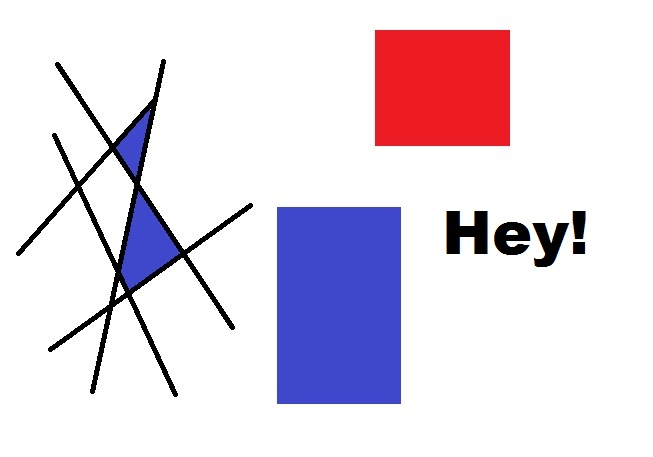
#> input picture opencv-corner-detection-sample.jpg, 653 x 457 px, given in place of the camera
$ python color_filter.py
#> lines starting #> are read from the running program, lines starting #| are printed output that depends on the picture; after the words box and inside, x2 and y2 are one past the last pixel; in counts of white or black regions, pixels touching at a corner belong together
import cv2
import numpy as np

cap = cv2.VideoCapture(0)
while True:
    _ , frame=cap.read()
#> frame is the input picture: shape (457, 653, 3); mean B, G, R 229.7, 216.9, 227
    hsv = cv2.cvtColor(frame,cv2.COLOR_BGR2HSV)
#> hsv: shape (457, 653, 3); mean H, S, V 26.7, 32.8, 240.3

    #hsv value sat value
    lower_red= np.array([120,100,0])
    upper_red = np.array([180,255,255])

    mask= cv2.inRange(hsv,lower_red,upper_red)
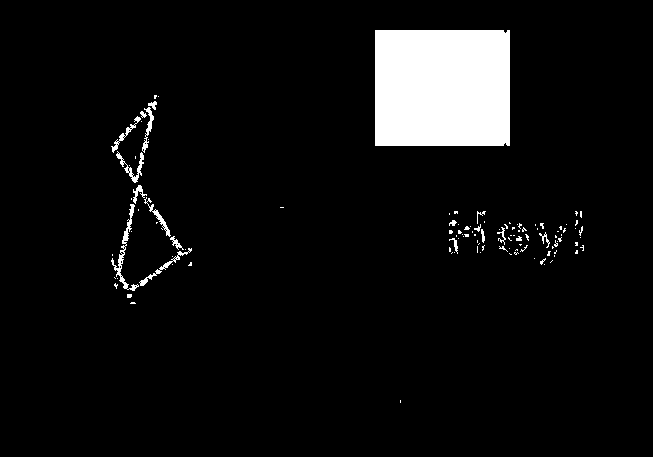
#> mask: shape (457, 653); 6% white; 113 white regions (94 under 20 px), largest, box (x1, y1, x2, y2) and area: (375, 30, 510, 146) 15647, (111, 204, 139, 291) 396, (116, 151, 144, 183) 222
    res = cv2.bitwise_and(frame,frame,mask=mask)
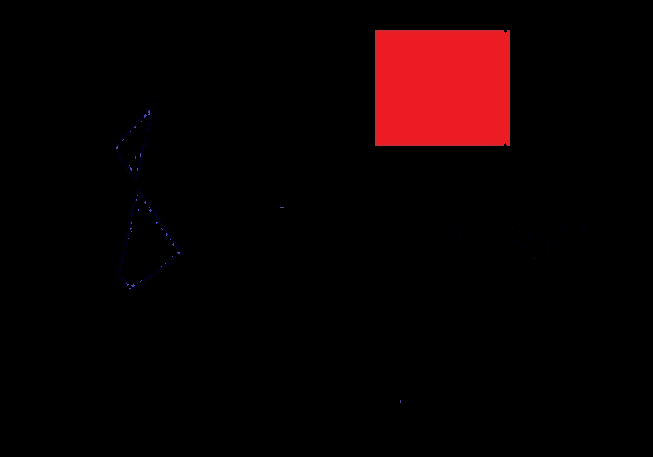
#> res: shape (457, 653, 3); mean B, G, R 2.1, 1.5, 12.3

    kernel = np.ones((5,5),np.uint8)
    erosion = cv2.erode(mask,kernel,iterations=1)
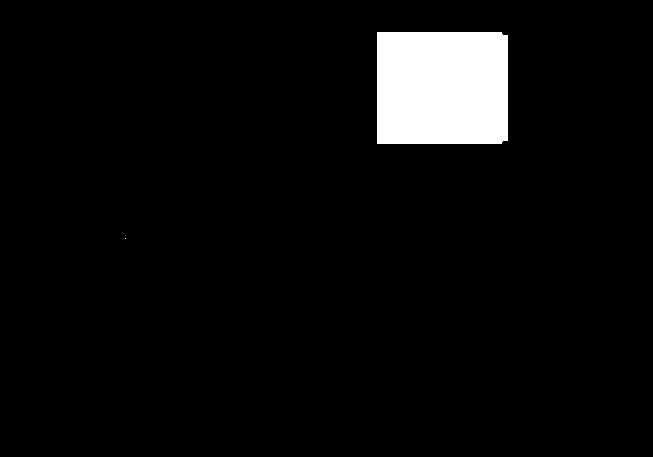
#> erosion: shape (457, 653); 4.9% white; 2 white regions (1 under 20 px), largest, box (x1, y1, x2, y2) and area: (377, 32, 508, 144) 14638

    dialation = cv2.dilate(mask,kernel,iterations=1)
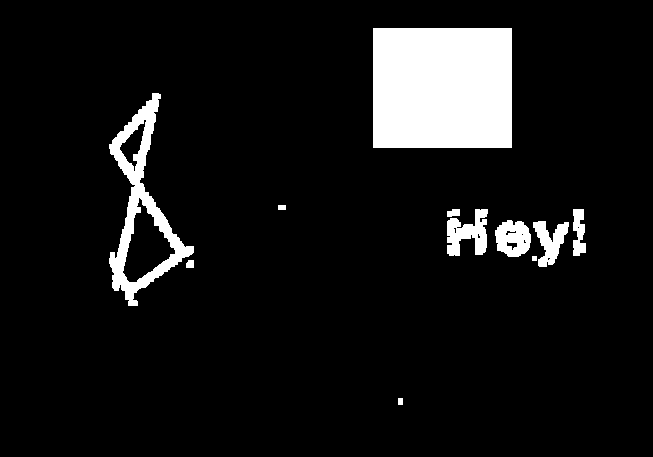
#> dialation: shape (457, 653); 8.4% white; 11 white regions, largest, box (x1, y1, x2, y2) and area: (373, 28, 512, 148) 16680, (109, 93, 194, 306) 4671, (447, 209, 488, 256) 1163

    opening = cv2.morphologyEx(mask,cv2.MORPH_OPEN,kernel)
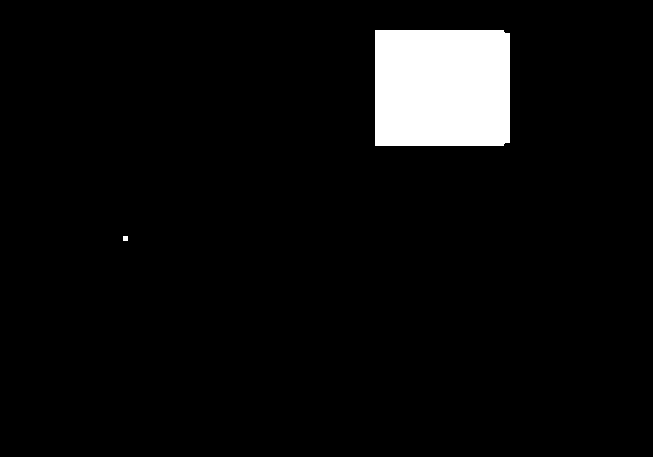
#> opening: shape (457, 653); 5.2% white; 2 white regions, box (x1, y1, x2, y2) and area: (375, 30, 510, 146) 15626, (123, 236, 128, 241) 25
    closing = cv2.morphologyEx(mask, cv2.MORPH_CLOSE,kernel)
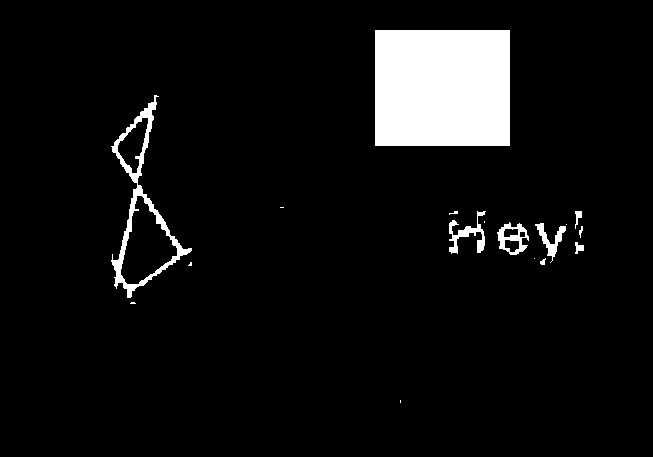
#> closing: shape (457, 653); 6.5% white; 17 white regions (8 under 20 px), largest, box (x1, y1, x2, y2) and area: (375, 30, 510, 146) 15660, (111, 95, 192, 298) 2277, (449, 211, 486, 254) 516
    # [4 lines of commented-out code are left out]


    cv2.imshow('res',res)
    cv2.imshow('frame',frame)
    # [4 lines of commented-out code are left out]
    cv2.imshow('opening',opening)
    cv2.imshow('closing',closing)


    k=cv2.waitKey(5) & 0xFF
#> (key Esc is pressed here)
    if k==27:
        break

#> (the run stopped early here; a loop or call above may not have finished)
